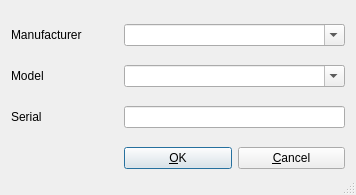
<?xml version="1.0" encoding="UTF-8"?>
<ui version="4.0">
 <class>GliderForm</class>
 <widget class="QDialog" name="GliderForm">
  <property name="geometry">
   <rect>
    <x>0</x>
    <y>0</y>
    <width>356</width>
    <height>195</height>
   </rect>
  </property>
  <property name="windowTitle">
   <string>Glider</string>
  </property>
  <property name="sizeGripEnabled">
   <bool>true</bool>
  </property>
  <layout class="QGridLayout" name="gridLayout">
   <property name="verticalSpacing">
    <number>6</number>
   </property>
   <item row="0" column="0">
    <widget class="QLabel" name="textLabelManu">
     <property name="text">
      <string>Manufacturer</string>
     </property>
     <property name="wordWrap">
      <bool>false</bool>
     </property>
    </widget>
   </item>
   <item row="0" column="1" colspan="2">
    <widget class="QComboBox" name="comboBoxManu">
     <property name="editable">
      <bool>true</bool>
     </property>
     <item>
      <property name="text">
       <string/>
      </property>
     </item>
    </widget>
   </item>
   <item row="1" column="0">
    <widget class="QLabel" name="textLabelModel">
     <property name="text">
      <string>Model</string>
     </property>
     <property name="wordWrap">
      <bool>false</bool>
     </property>
    </widget>
   </item>
   <item row="1" column="1" colspan="2">
    <widget class="QComboBox" name="comboBoxModel">
     <property name="editable">
      <bool>true</bool>
     </property>
     <item>
      <property name="text">
       <string/>
      </property>
     </item>
    </widget>
   </item>
   <item row="5" column="1">
    <widget class="QPushButton" name="buttonOk">
     <property name="text">
      <string>&amp;OK</string>
     </property>
     <property name="shortcut">
      <string/>
     </property>
     <property name="autoDefault">
      <bool>true</bool>
     </property>
     <property name="default">
      <bool>true</bool>
     </property>
    </widget>
   </item>
   <item row="5" column="2">
    <widget class="QPushButton" name="buttonCancel">
     <property name="text">
      <string>&amp;Cancel</string>
     </property>
     <property name="shortcut">
      <string/>
     </property>
     <property name="autoDefault">
      <bool>true</bool>
     </property>
    </widget>
   </item>
   <item row="2" column="0">
    <widget class="QLabel" name="textLabelModel_2">
     <property name="text">
      <string>Serial</string>
     </property>
     <property name="wordWrap">
      <bool>false</bool>
     </property>
    </widget>
   </item>
   <item row="2" column="1" colspan="2">
    <widget class="QLineEdit" name="lineEditSerial"/>
   </item>
  </layout>
 </widget>
 <layoutdefault spacing="6" margin="11"/>
 <pixmapfunction>qPixmapFromMimeSource</pixmapfunction>
 <tabstops>
  <tabstop>comboBoxManu</tabstop>
  <tabstop>comboBoxModel</tabstop>
  <tabstop>lineEditSerial</tabstop>
  <tabstop>buttonOk</tabstop>
  <tabstop>buttonCancel</tabstop>
 </tabstops>
 <resources/>
 <connections>
  <connection>
   <sender>buttonOk</sender>
   <signal>clicked()</signal>
   <receiver>GliderForm</receiver>
   <slot>accept()</slot>
   <hints>
    <hint type="sourcelabel">
     <x>20</x>
     <y>20</y>
    </hint>
    <hint type="destinationlabel">
     <x>20</x>
     <y>20</y>
    </hint>
   </hints>
  </connection>
  <connection>
   <sender>buttonCancel</sender>
   <signal>clicked()</signal>
   <receiver>GliderForm</receiver>
   <slot>reject()</slot>
   <hints>
    <hint type="sourcelabel">
     <x>20</x>
     <y>20</y>
    </hint>
    <hint type="destinationlabel">
     <x>20</x>
     <y>20</y>
    </hint>
   </hints>
  </connection>
 </connections>
</ui>
